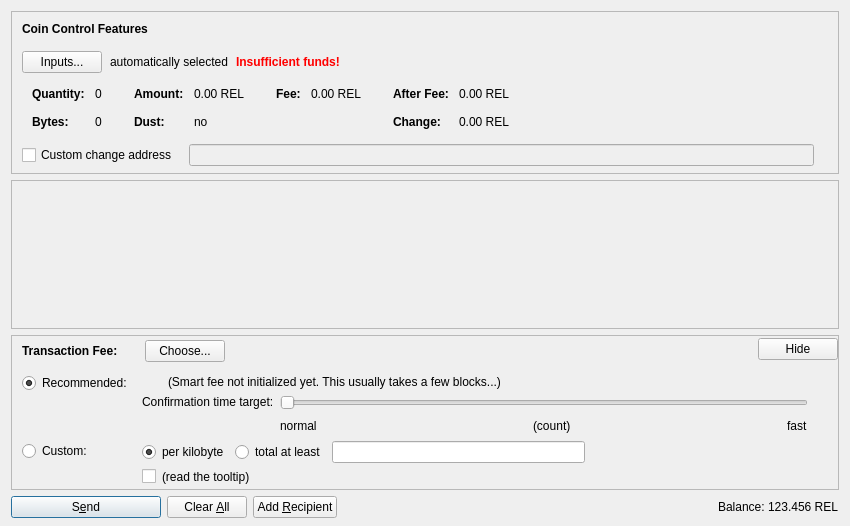
<?xml version="1.0" encoding="UTF-8"?>
<ui version="4.0">
 <class>SendCoinsDialog</class>
 <widget class="QDialog" name="SendCoinsDialog">
  <property name="geometry">
   <rect>
    <x>0</x>
    <y>0</y>
    <width>850</width>
    <height>526</height>
   </rect>
  </property>
  <property name="windowTitle">
   <string>Send Coins</string>
  </property>
  <layout class="QVBoxLayout" name="verticalLayout" stretch="0,1,0,0">
   <property name="bottomMargin">
    <number>8</number>
   </property>
   <item>
    <widget class="QFrame" name="frameCoinControl">
     <property name="sizePolicy">
      <sizepolicy hsizetype="Expanding" vsizetype="Expanding">
       <horstretch>0</horstretch>
       <verstretch>0</verstretch>
      </sizepolicy>
     </property>
     <property name="maximumSize">
      <size>
       <width>16777215</width>
       <height>16777215</height>
      </size>
     </property>
     <property name="frameShape">
      <enum>QFrame::StyledPanel</enum>
     </property>
     <property name="frameShadow">
      <enum>QFrame::Sunken</enum>
     </property>
     <layout class="QVBoxLayout" name="verticalLayoutCoinControl2">
      <property name="spacing">
       <number>0</number>
      </property>
      <property name="leftMargin">
       <number>0</number>
      </property>
      <property name="topMargin">
       <number>0</number>
      </property>
      <property name="rightMargin">
       <number>0</number>
      </property>
      <property name="bottomMargin">
       <number>6</number>
      </property>
      <item>
       <layout class="QVBoxLayout" name="verticalLayoutCoinControl" stretch="0,0,0,0,1">
        <property name="spacing">
         <number>0</number>
        </property>
        <property name="leftMargin">
         <number>10</number>
        </property>
        <property name="topMargin">
         <number>10</number>
        </property>
        <item>
         <layout class="QHBoxLayout" name="horizontalLayoutCoinControl1">
          <property name="bottomMargin">
           <number>15</number>
          </property>
          <item>
           <widget class="QLabel" name="labelCoinControlFeatures">
            <property name="sizePolicy">
             <sizepolicy hsizetype="Preferred" vsizetype="Maximum">
              <horstretch>0</horstretch>
              <verstretch>0</verstretch>
             </sizepolicy>
            </property>
            <property name="font">
             <font>
              <weight>75</weight>
              <bold>true</bold>
             </font>
            </property>
            <property name="styleSheet">
             <string notr="true">font-weight:bold;</string>
            </property>
            <property name="text">
             <string>Coin Control Features</string>
            </property>
           </widget>
          </item>
         </layout>
        </item>
        <item>
         <layout class="QHBoxLayout" name="horizontalLayoutCoinControl2" stretch="0,0,0,0">
          <property name="spacing">
           <number>8</number>
          </property>
          <property name="bottomMargin">
           <number>10</number>
          </property>
          <item>
           <widget class="QPushButton" name="pushButtonCoinControl">
            <property name="styleSheet">
             <string notr="true"/>
            </property>
            <property name="text">
             <string>Inputs...</string>
            </property>
            <property name="autoDefault">
             <bool>false</bool>
            </property>
           </widget>
          </item>
          <item>
           <widget class="QLabel" name="labelCoinControlAutomaticallySelected">
            <property name="text">
             <string>automatically selected</string>
            </property>
            <property name="margin">
             <number>5</number>
            </property>
           </widget>
          </item>
          <item>
           <widget class="QLabel" name="labelCoinControlInsuffFunds">
            <property name="font">
             <font>
              <weight>75</weight>
              <bold>true</bold>
             </font>
            </property>
            <property name="styleSheet">
             <string notr="true">color:red;font-weight:bold;</string>
            </property>
            <property name="text">
             <string>Insufficient funds!</string>
            </property>
            <property name="margin">
             <number>5</number>
            </property>
           </widget>
          </item>
          <item>
           <spacer name="horizontalSpacerCoinControl">
            <property name="orientation">
             <enum>Qt::Horizontal</enum>
            </property>
            <property name="sizeHint" stdset="0">
             <size>
              <width>40</width>
              <height>1</height>
             </size>
            </property>
           </spacer>
          </item>
         </layout>
        </item>
        <item>
         <widget class="QWidget" name="widgetCoinControl" native="true">
          <property name="sizePolicy">
           <sizepolicy hsizetype="Preferred" vsizetype="Preferred">
            <horstretch>0</horstretch>
            <verstretch>0</verstretch>
           </sizepolicy>
          </property>
          <property name="minimumSize">
           <size>
            <width>0</width>
            <height>0</height>
           </size>
          </property>
          <property name="styleSheet">
           <string notr="true"/>
          </property>
          <layout class="QHBoxLayout" name="horizontalLayoutCoinControl5">
           <property name="leftMargin">
            <number>0</number>
           </property>
           <property name="topMargin">
            <number>0</number>
           </property>
           <property name="rightMargin">
            <number>0</number>
           </property>
           <property name="bottomMargin">
            <number>0</number>
           </property>
           <item>
            <layout class="QHBoxLayout" name="horizontalLayoutCoinControl3" stretch="0,0,0,1">
             <property name="spacing">
              <number>20</number>
             </property>
             <property name="topMargin">
              <number>0</number>
             </property>
             <property name="bottomMargin">
              <number>10</number>
             </property>
             <item>
              <layout class="QFormLayout" name="formLayoutCoinControl1">
               <property name="horizontalSpacing">
                <number>10</number>
               </property>
               <property name="verticalSpacing">
                <number>14</number>
               </property>
               <property name="leftMargin">
                <number>10</number>
               </property>
               <property name="topMargin">
                <number>4</number>
               </property>
               <property name="rightMargin">
                <number>6</number>
               </property>
               <item row="0" column="0">
                <widget class="QLabel" name="labelCoinControlQuantityText">
                 <property name="font">
                  <font>
                   <weight>75</weight>
                   <bold>true</bold>
                  </font>
                 </property>
                 <property name="text">
                  <string>Quantity:</string>
                 </property>
                 <property name="margin">
                  <number>0</number>
                 </property>
                </widget>
               </item>
               <item row="0" column="1">
                <widget class="QLabel" name="labelCoinControlQuantity">
                 <property name="cursor">
                  <cursorShape>IBeamCursor</cursorShape>
                 </property>
                 <property name="contextMenuPolicy">
                  <enum>Qt::ActionsContextMenu</enum>
                 </property>
                 <property name="text">
                  <string notr="true">0</string>
                 </property>
                 <property name="margin">
                  <number>0</number>
                 </property>
                 <property name="textInteractionFlags">
                  <set>Qt::LinksAccessibleByMouse|Qt::TextSelectableByKeyboard|Qt::TextSelectableByMouse</set>
                 </property>
                </widget>
               </item>
               <item row="1" column="0">
                <widget class="QLabel" name="labelCoinControlBytesText">
                 <property name="font">
                  <font>
                   <weight>75</weight>
                   <bold>true</bold>
                  </font>
                 </property>
                 <property name="text">
                  <string>Bytes:</string>
                 </property>
                </widget>
               </item>
               <item row="1" column="1">
                <widget class="QLabel" name="labelCoinControlBytes">
                 <property name="cursor">
                  <cursorShape>IBeamCursor</cursorShape>
                 </property>
                 <property name="contextMenuPolicy">
                  <enum>Qt::ActionsContextMenu</enum>
                 </property>
                 <property name="text">
                  <string notr="true">0</string>
                 </property>
                 <property name="textInteractionFlags">
                  <set>Qt::LinksAccessibleByMouse|Qt::TextSelectableByKeyboard|Qt::TextSelectableByMouse</set>
                 </property>
                </widget>
               </item>
              </layout>
             </item>
             <item>
              <layout class="QFormLayout" name="formLayoutCoinControl2">
               <property name="horizontalSpacing">
                <number>10</number>
               </property>
               <property name="verticalSpacing">
                <number>14</number>
               </property>
               <property name="leftMargin">
                <number>6</number>
               </property>
               <property name="topMargin">
                <number>4</number>
               </property>
               <property name="rightMargin">
                <number>6</number>
               </property>
               <item row="0" column="0">
                <widget class="QLabel" name="labelCoinControlAmountText">
                 <property name="font">
                  <font>
                   <weight>75</weight>
                   <bold>true</bold>
                  </font>
                 </property>
                 <property name="text">
                  <string>Amount:</string>
                 </property>
                 <property name="margin">
                  <number>0</number>
                 </property>
                </widget>
               </item>
               <item row="0" column="1">
                <widget class="QLabel" name="labelCoinControlAmount">
                 <property name="cursor">
                  <cursorShape>IBeamCursor</cursorShape>
                 </property>
                 <property name="contextMenuPolicy">
                  <enum>Qt::ActionsContextMenu</enum>
                 </property>
                 <property name="text">
                  <string notr="true">0.00 REL</string>
                 </property>
                 <property name="textInteractionFlags">
                  <set>Qt::LinksAccessibleByMouse|Qt::TextSelectableByKeyboard|Qt::TextSelectableByMouse</set>
                 </property>
                </widget>
               </item>
               <item row="1" column="0">
                <widget class="QLabel" name="labelCoinControlLowOutputText">
                 <property name="font">
                  <font>
                   <weight>75</weight>
                   <bold>true</bold>
                  </font>
                 </property>
                 <property name="text">
                  <string>Dust:</string>
                 </property>
                </widget>
               </item>
               <item row="1" column="1">
                <widget class="QLabel" name="labelCoinControlLowOutput">
                 <property name="cursor">
                  <cursorShape>IBeamCursor</cursorShape>
                 </property>
                 <property name="contextMenuPolicy">
                  <enum>Qt::ActionsContextMenu</enum>
                 </property>
                 <property name="text">
                  <string notr="true">no</string>
                 </property>
                 <property name="textInteractionFlags">
                  <set>Qt::LinksAccessibleByMouse|Qt::TextSelectableByKeyboard|Qt::TextSelectableByMouse</set>
                 </property>
                </widget>
               </item>
              </layout>
             </item>
             <item>
              <layout class="QFormLayout" name="formLayoutCoinControl3">
               <property name="horizontalSpacing">
                <number>10</number>
               </property>
               <property name="verticalSpacing">
                <number>14</number>
               </property>
               <property name="leftMargin">
                <number>6</number>
               </property>
               <property name="topMargin">
                <number>4</number>
               </property>
               <property name="rightMargin">
                <number>6</number>
               </property>
               <item row="0" column="0">
                <widget class="QLabel" name="labelCoinControlFeeText">
                 <property name="font">
                  <font>
                   <weight>75</weight>
                   <bold>true</bold>
                  </font>
                 </property>
                 <property name="text">
                  <string>Fee:</string>
                 </property>
                 <property name="margin">
                  <number>0</number>
                 </property>
                </widget>
               </item>
               <item row="0" column="1">
                <widget class="QLabel" name="labelCoinControlFee">
                 <property name="cursor">
                  <cursorShape>IBeamCursor</cursorShape>
                 </property>
                 <property name="contextMenuPolicy">
                  <enum>Qt::ActionsContextMenu</enum>
                 </property>
                 <property name="text">
                  <string notr="true">0.00 REL</string>
                 </property>
                 <property name="textInteractionFlags">
                  <set>Qt::LinksAccessibleByMouse|Qt::TextSelectableByKeyboard|Qt::TextSelectableByMouse</set>
                 </property>
                </widget>
               </item>
              </layout>
             </item>
             <item>
              <layout class="QFormLayout" name="formLayoutCoinControl4">
               <property name="horizontalSpacing">
                <number>10</number>
               </property>
               <property name="verticalSpacing">
                <number>14</number>
               </property>
               <property name="leftMargin">
                <number>6</number>
               </property>
               <property name="topMargin">
                <number>4</number>
               </property>
               <property name="rightMargin">
                <number>6</number>
               </property>
               <item row="0" column="0">
                <widget class="QLabel" name="labelCoinControlAfterFeeText">
                 <property name="font">
                  <font>
                   <weight>75</weight>
                   <bold>true</bold>
                  </font>
                 </property>
                 <property name="text">
                  <string>After Fee:</string>
                 </property>
                 <property name="margin">
                  <number>0</number>
                 </property>
                </widget>
               </item>
               <item row="0" column="1">
                <widget class="QLabel" name="labelCoinControlAfterFee">
                 <property name="cursor">
                  <cursorShape>IBeamCursor</cursorShape>
                 </property>
                 <property name="contextMenuPolicy">
                  <enum>Qt::ActionsContextMenu</enum>
                 </property>
                 <property name="text">
                  <string notr="true">0.00 REL</string>
                 </property>
                 <property name="textInteractionFlags">
                  <set>Qt::LinksAccessibleByMouse|Qt::TextSelectableByKeyboard|Qt::TextSelectableByMouse</set>
                 </property>
                </widget>
               </item>
               <item row="1" column="0">
                <widget class="QLabel" name="labelCoinControlChangeText">
                 <property name="font">
                  <font>
                   <weight>75</weight>
                   <bold>true</bold>
                  </font>
                 </property>
                 <property name="text">
                  <string>Change:</string>
                 </property>
                </widget>
               </item>
               <item row="1" column="1">
                <widget class="QLabel" name="labelCoinControlChange">
                 <property name="cursor">
                  <cursorShape>IBeamCursor</cursorShape>
                 </property>
                 <property name="contextMenuPolicy">
                  <enum>Qt::ActionsContextMenu</enum>
                 </property>
                 <property name="text">
                  <string notr="true">0.00 REL</string>
                 </property>
                 <property name="textInteractionFlags">
                  <set>Qt::LinksAccessibleByMouse|Qt::TextSelectableByKeyboard|Qt::TextSelectableByMouse</set>
                 </property>
                </widget>
               </item>
              </layout>
             </item>
            </layout>
           </item>
          </layout>
         </widget>
        </item>
        <item>
         <layout class="QHBoxLayout" name="horizontalLayoutCoinControl4" stretch="0,0,0">
          <property name="spacing">
           <number>12</number>
          </property>
          <property name="sizeConstraint">
           <enum>QLayout::SetDefaultConstraint</enum>
          </property>
          <property name="topMargin">
           <number>5</number>
          </property>
          <property name="rightMargin">
           <number>5</number>
          </property>
          <item>
           <widget class="QCheckBox" name="checkBoxCoinControlChange">
            <property name="toolTip">
             <string>If this is activated, but the change address is empty or invalid, change will be sent to a newly generated address.</string>
            </property>
            <property name="text">
             <string>Custom change address</string>
            </property>
           </widget>
          </item>
          <item>
           <widget class="QValidatedLineEdit" name="lineEditCoinControlChange">
            <property name="enabled">
             <bool>false</bool>
            </property>
            <property name="sizePolicy">
             <sizepolicy hsizetype="Expanding" vsizetype="Fixed">
              <horstretch>0</horstretch>
              <verstretch>0</verstretch>
             </sizepolicy>
            </property>
           </widget>
          </item>
          <item>
           <widget class="QLabel" name="labelCoinControlChangeLabel">
            <property name="sizePolicy">
             <sizepolicy hsizetype="Preferred" vsizetype="Expanding">
              <horstretch>0</horstretch>
              <verstretch>0</verstretch>
             </sizepolicy>
            </property>
            <property name="minimumSize">
             <size>
              <width>0</width>
              <height>0</height>
             </size>
            </property>
            <property name="text">
             <string/>
            </property>
            <property name="margin">
             <number>3</number>
            </property>
           </widget>
          </item>
         </layout>
        </item>
        <item>
         <spacer name="verticalSpacerCoinControl">
          <property name="orientation">
           <enum>Qt::Vertical</enum>
          </property>
          <property name="sizeHint" stdset="0">
           <size>
            <width>800</width>
            <height>1</height>
           </size>
          </property>
         </spacer>
        </item>
       </layout>
      </item>
     </layout>
    </widget>
   </item>
   <item>
    <widget class="QScrollArea" name="scrollArea">
     <property name="widgetResizable">
      <bool>true</bool>
     </property>
     <widget class="QWidget" name="scrollAreaWidgetContents">
      <property name="geometry">
       <rect>
        <x>0</x>
        <y>0</y>
        <width>830</width>
        <height>104</height>
       </rect>
      </property>
      <layout class="QVBoxLayout" name="verticalLayout_2" stretch="0,1">
       <property name="leftMargin">
        <number>0</number>
       </property>
       <property name="topMargin">
        <number>0</number>
       </property>
       <property name="rightMargin">
        <number>0</number>
       </property>
       <property name="bottomMargin">
        <number>0</number>
       </property>
       <item>
        <layout class="QVBoxLayout" name="entries">
         <property name="spacing">
          <number>6</number>
         </property>
        </layout>
       </item>
       <item>
        <spacer name="verticalSpacer">
         <property name="orientation">
          <enum>Qt::Vertical</enum>
         </property>
         <property name="sizeHint" stdset="0">
          <size>
           <width>20</width>
           <height>40</height>
          </size>
         </property>
        </spacer>
       </item>
      </layout>
     </widget>
    </widget>
   </item>
   <item>
    <widget class="QFrame" name="frameFee">
     <property name="sizePolicy">
      <sizepolicy hsizetype="Expanding" vsizetype="Expanding">
       <horstretch>0</horstretch>
       <verstretch>0</verstretch>
      </sizepolicy>
     </property>
     <property name="maximumSize">
      <size>
       <width>16777215</width>
       <height>16777215</height>
      </size>
     </property>
     <property name="frameShape">
      <enum>QFrame::StyledPanel</enum>
     </property>
     <property name="frameShadow">
      <enum>QFrame::Sunken</enum>
     </property>
     <layout class="QVBoxLayout" name="verticalLayoutFee1">
      <property name="spacing">
       <number>0</number>
      </property>
      <property name="leftMargin">
       <number>0</number>
      </property>
      <property name="topMargin">
       <number>0</number>
      </property>
      <property name="rightMargin">
       <number>0</number>
      </property>
      <property name="bottomMargin">
       <number>0</number>
      </property>
      <item>
       <layout class="QVBoxLayout" name="verticalLayoutFee2" stretch="0,0,0">
        <property name="spacing">
         <number>0</number>
        </property>
        <property name="leftMargin">
         <number>10</number>
        </property>
        <property name="topMargin">
         <number>0</number>
        </property>
        <item>
         <layout class="QHBoxLayout" name="horizontalLayoutFee1">
          <property name="bottomMargin">
           <number>0</number>
          </property>
          <item>
           <layout class="QVBoxLayout" name="verticalLayoutFee7">
            <property name="spacing">
             <number>0</number>
            </property>
            <item>
             <spacer name="verticalSpacerSmartFee">
              <property name="orientation">
               <enum>Qt::Vertical</enum>
              </property>
              <property name="sizeType">
               <enum>QSizePolicy::Fixed</enum>
              </property>
              <property name="sizeHint" stdset="0">
               <size>
                <width>1</width>
                <height>4</height>
               </size>
              </property>
             </spacer>
            </item>
            <item>
             <layout class="QHBoxLayout" name="horizontalLayoutSmartFee">
              <property name="spacing">
               <number>10</number>
              </property>
              <item>
               <widget class="QLabel" name="labelFeeHeadline">
                <property name="sizePolicy">
                 <sizepolicy hsizetype="Preferred" vsizetype="Maximum">
                  <horstretch>0</horstretch>
                  <verstretch>0</verstretch>
                 </sizepolicy>
                </property>
                <property name="font">
                 <font>
                  <weight>75</weight>
                  <bold>true</bold>
                 </font>
                </property>
                <property name="styleSheet">
                 <string notr="true">font-weight:bold;</string>
                </property>
                <property name="text">
                 <string>Transaction Fee:</string>
                </property>
               </widget>
              </item>
              <item>
               <widget class="QLabel" name="labelFeeMinimized">
                <property name="text">
                 <string/>
                </property>
               </widget>
              </item>
              <item>
               <widget class="QPushButton" name="buttonChooseFee">
                <property name="text">
                 <string>Choose...</string>
                </property>
               </widget>
              </item>
             </layout>
            </item>
            <item>
             <spacer name="verticalSpacer_5">
              <property name="orientation">
               <enum>Qt::Vertical</enum>
              </property>
              <property name="sizeHint" stdset="0">
               <size>
                <width>1</width>
                <height>1</height>
               </size>
              </property>
             </spacer>
            </item>
           </layout>
          </item>
          <item>
           <spacer name="horizontalSpacer_4">
            <property name="orientation">
             <enum>Qt::Horizontal</enum>
            </property>
            <property name="sizeHint" stdset="0">
             <size>
              <width>40</width>
              <height>20</height>
             </size>
            </property>
           </spacer>
          </item>
          <item>
           <widget class="QPushButton" name="buttonMinimizeFee">
            <property name="toolTip">
             <string>collapse fee-settings</string>
            </property>
            <property name="text">
             <string>Hide</string>
            </property>
           </widget>
          </item>
         </layout>
        </item>
        <item>
         <widget class="QFrame" name="frameFeeSelection">
          <layout class="QVBoxLayout" name="verticalLayoutFee12">
           <property name="spacing">
            <number>0</number>
           </property>
           <property name="leftMargin">
            <number>0</number>
           </property>
           <property name="topMargin">
            <number>0</number>
           </property>
           <property name="rightMargin">
            <number>0</number>
           </property>
           <property name="bottomMargin">
            <number>0</number>
           </property>
           <item>
            <layout class="QGridLayout" name="gridLayoutFee">
             <property name="topMargin">
              <number>10</number>
             </property>
             <property name="bottomMargin">
              <number>4</number>
             </property>
             <property name="horizontalSpacing">
              <number>10</number>
             </property>
             <property name="verticalSpacing">
              <number>4</number>
             </property>
             <item row="1" column="1">
              <layout class="QVBoxLayout" name="verticalLayoutFee8">
               <property name="spacing">
                <number>6</number>
               </property>
               <item>
                <layout class="QHBoxLayout" name="horizontalLayoutFee13">
                 <item>
                  <widget class="QRadioButton" name="radioCustomPerKilobyte">
                   <property name="toolTip">
                    <string>If the custom fee is set to 1000 satoshis and the transaction is only 250 bytes, then &quot;per kilobyte&quot; only pays 250 satoshis in fee, while &quot;total at least&quot; pays 1000 satoshis. For transactions bigger than a kilobyte both pay by kilobyte.</string>
                   </property>
                   <property name="text">
                    <string>per kilobyte</string>
                   </property>
                   <property name="checked">
                    <bool>true</bool>
                   </property>
                   <attribute name="buttonGroup">
                    <string notr="true">groupCustomFee</string>
                   </attribute>
                  </widget>
                 </item>
                 <item>
                  <widget class="QRadioButton" name="radioCustomAtLeast">
                   <property name="toolTip">
                    <string>If the custom fee is set to 1000 satoshis and the transaction is only 250 bytes, then &quot;per kilobyte&quot; only pays 250 satoshis in fee, while &quot;total at least&quot; pays 1000 satoshis. For transactions bigger than a kilobyte both pay by kilobyte.</string>
                   </property>
                   <property name="text">
                    <string>total at least</string>
                   </property>
                   <attribute name="buttonGroup">
                    <string notr="true">groupCustomFee</string>
                   </attribute>
                  </widget>
                 </item>
                 <item>
                  <widget class="BitcoinAmountField" name="customFee"/>
                 </item>
                 <item>
                  <spacer name="horizontalSpacer_6">
                   <property name="orientation">
                    <enum>Qt::Horizontal</enum>
                   </property>
                   <property name="sizeHint" stdset="0">
                    <size>
                     <width>1</width>
                     <height>1</height>
                    </size>
                   </property>
                  </spacer>
                 </item>
                </layout>
               </item>
               <item>
                <layout class="QHBoxLayout" name="horizontalLayoutFee8">
                 <item>
                  <widget class="QCheckBox" name="checkBoxMinimumFee">
                   <property name="toolTip">
                    <string>Paying only the minimum fee is just fine as long as there is less transaction volume than space in the blocks. But be aware that this can end up in a never confirming transaction once there is more demand for bitcoin transactions than the network can process.</string>
                   </property>
                   <property name="text">
                    <string/>
                   </property>
                  </widget>
                 </item>
                 <item>
                  <widget class="QLabel" name="labelMinFeeWarning">
                   <property name="enabled">
                    <bool>true</bool>
                   </property>
                   <property name="toolTip">
                    <string>Paying only the minimum fee is just fine as long as there is less transaction volume than space in the blocks. But be aware that this can end up in a never confirming transaction once there is more demand for bitcoin transactions than the network can process.</string>
                   </property>
                   <property name="text">
                    <string>(read the tooltip)</string>
                   </property>
                   <property name="margin">
                    <number>5</number>
                   </property>
                  </widget>
                 </item>
                 <item>
                  <spacer name="horizontalSpacer_2">
                   <property name="orientation">
                    <enum>Qt::Horizontal</enum>
                   </property>
                   <property name="sizeHint" stdset="0">
                    <size>
                     <width>1</width>
                     <height>1</height>
                    </size>
                   </property>
                  </spacer>
                 </item>
                </layout>
               </item>
              </layout>
             </item>
             <item row="0" column="0">
              <layout class="QVBoxLayout" name="verticalLayoutFee4" stretch="0,1">
               <item>
                <widget class="QRadioButton" name="radioSmartFee">
                 <property name="text">
                  <string>Recommended:</string>
                 </property>
                 <property name="checked">
                  <bool>true</bool>
                 </property>
                 <attribute name="buttonGroup">
                  <string notr="true">groupFee</string>
                 </attribute>
                </widget>
               </item>
               <item>
                <spacer name="verticalSpacer_2">
                 <property name="orientation">
                  <enum>Qt::Vertical</enum>
                 </property>
                 <property name="sizeHint" stdset="0">
                  <size>
                   <width>1</width>
                   <height>1</height>
                  </size>
                 </property>
                </spacer>
               </item>
              </layout>
             </item>
             <item row="1" column="0">
              <layout class="QVBoxLayout" name="verticalLayoutFee9" stretch="0,1">
               <item>
                <widget class="QRadioButton" name="radioCustomFee">
                 <property name="text">
                  <string>Custom:</string>
                 </property>
                 <attribute name="buttonGroup">
                  <string notr="true">groupFee</string>
                 </attribute>
                </widget>
               </item>
               <item>
                <spacer name="verticalSpacer_6">
                 <property name="orientation">
                  <enum>Qt::Vertical</enum>
                 </property>
                 <property name="sizeHint" stdset="0">
                  <size>
                   <width>1</width>
                   <height>1</height>
                  </size>
                 </property>
                </spacer>
               </item>
              </layout>
             </item>
             <item row="0" column="1">
              <layout class="QVBoxLayout" name="verticalLayoutFee3" stretch="0,0,1">
               <property name="spacing">
                <number>6</number>
               </property>
               <property name="topMargin">
                <number>2</number>
               </property>
               <item>
                <layout class="QHBoxLayout" name="horizontalLayoutFee12">
                 <item>
                  <widget class="QLabel" name="labelSmartFee">
                   <property name="text">
                    <string/>
                   </property>
                   <property name="margin">
                    <number>2</number>
                   </property>
                  </widget>
                 </item>
                 <item>
                  <widget class="QLabel" name="labelFeeEstimation">
                   <property name="text">
                    <string/>
                   </property>
                  </widget>
                 </item>
                 <item>
                  <widget class="QLabel" name="labelSmartFee2">
                   <property name="text">
                    <string>(Smart fee not initialized yet. This usually takes a few blocks...)</string>
                   </property>
                   <property name="margin">
                    <number>2</number>
                   </property>
                  </widget>
                 </item>
                 <item>
                  <spacer name="horizontalSpacer_5">
                   <property name="orientation">
                    <enum>Qt::Horizontal</enum>
                   </property>
                   <property name="sizeHint" stdset="0">
                    <size>
                     <width>1</width>
                     <height>1</height>
                    </size>
                   </property>
                  </spacer>
                 </item>
                </layout>
               </item>
               <item>
                <layout class="QHBoxLayout" name="horizontalLayoutFee9">
                 <item>
                  <layout class="QVBoxLayout" name="verticalLayoutFee6">
                   <item>
                    <widget class="QLabel" name="labelSmartFee3">
                     <property name="text">
                      <string>Confirmation time target:</string>
                     </property>
                     <property name="margin">
                      <number>2</number>
                     </property>
                    </widget>
                   </item>
                   <item>
                    <spacer name="verticalSpacer_3">
                     <property name="orientation">
                      <enum>Qt::Vertical</enum>
                     </property>
                     <property name="sizeHint" stdset="0">
                      <size>
                       <width>1</width>
                       <height>1</height>
                      </size>
                     </property>
                    </spacer>
                   </item>
                  </layout>
                 </item>
                 <item>
                  <layout class="QVBoxLayout" name="verticalLayoutFee5">
                   <property name="rightMargin">
                    <number>30</number>
                   </property>
                   <item>
                    <widget class="QSlider" name="sliderSmartFee">
                     <property name="minimum">
                      <number>0</number>
                     </property>
                     <property name="maximum">
                      <number>23</number>
                     </property>
                     <property name="pageStep">
                      <number>1</number>
                     </property>
                     <property name="value">
                      <number>0</number>
                     </property>
                     <property name="orientation">
                      <enum>Qt::Horizontal</enum>
                     </property>
                     <property name="invertedAppearance">
                      <bool>false</bool>
                     </property>
                     <property name="invertedControls">
                      <bool>false</bool>
                     </property>
                     <property name="tickPosition">
                      <enum>QSlider::NoTicks</enum>
                     </property>
                    </widget>
                   </item>
                   <item>
                    <layout class="QHBoxLayout" name="horizontalLayoutFee10">
                     <item>
                      <widget class="QLabel" name="labelSmartFeeNormal">
                       <property name="text">
                        <string>normal</string>
                       </property>
                      </widget>
                     </item>
                     <item>
                      <spacer name="horizontalSpacer_7">
                       <property name="orientation">
                        <enum>Qt::Horizontal</enum>
                       </property>
                       <property name="sizeHint" stdset="0">
                        <size>
                         <width>40</width>
                         <height>20</height>
                        </size>
                       </property>
                      </spacer>
                     </item>
                     <item>
                      <widget class="QLabel" name="confirmationTargetLabel">
                       <property name="text">
                        <string notr="true">(count)</string>
                       </property>
                      </widget>
                     </item>
                     <item>
                      <spacer name="horizontalSpacer_3">
                       <property name="orientation">
                        <enum>Qt::Horizontal</enum>
                       </property>
                       <property name="sizeHint" stdset="0">
                        <size>
                         <width>40</width>
                         <height>20</height>
                        </size>
                       </property>
                      </spacer>
                     </item>
                     <item>
                      <widget class="QLabel" name="labelSmartFeeFast">
                       <property name="text">
                        <string>fast</string>
                       </property>
                      </widget>
                     </item>
                    </layout>
                   </item>
                  </layout>
                 </item>
                </layout>
               </item>
               <item>
                <spacer name="verticalSpacer_4">
                 <property name="orientation">
                  <enum>Qt::Vertical</enum>
                 </property>
                 <property name="sizeHint" stdset="0">
                  <size>
                   <width>1</width>
                   <height>1</height>
                  </size>
                 </property>
                </spacer>
               </item>
              </layout>
             </item>
            </layout>
           </item>
          </layout>
         </widget>
        </item>
        <item>
         <spacer name="verticalSpacerFee">
          <property name="orientation">
           <enum>Qt::Vertical</enum>
          </property>
          <property name="sizeHint" stdset="0">
           <size>
            <width>800</width>
            <height>1</height>
           </size>
          </property>
         </spacer>
        </item>
       </layout>
      </item>
     </layout>
    </widget>
   </item>
   <item>
    <layout class="QHBoxLayout" name="horizontalLayout">
     <item>
      <widget class="QPushButton" name="sendButton">
       <property name="minimumSize">
        <size>
         <width>150</width>
         <height>0</height>
        </size>
       </property>
       <property name="toolTip">
        <string>Confirm the send action</string>
       </property>
       <property name="text">
        <string>S&amp;end</string>
       </property>
       <property name="icon">
        <iconset resource="../bitcoin.qrc">
         <normaloff>:/icons/send</normaloff>:/icons/send</iconset>
       </property>
       <property name="autoDefault">
        <bool>false</bool>
       </property>
       <property name="default">
        <bool>true</bool>
       </property>
      </widget>
     </item>
     <item>
      <widget class="QPushButton" name="clearButton">
       <property name="sizePolicy">
        <sizepolicy hsizetype="Minimum" vsizetype="Fixed">
         <horstretch>0</horstretch>
         <verstretch>0</verstretch>
        </sizepolicy>
       </property>
       <property name="toolTip">
        <string>Clear all fields of the form.</string>
       </property>
       <property name="text">
        <string>Clear &amp;All</string>
       </property>
       <property name="icon">
        <iconset resource="../bitcoin.qrc">
         <normaloff>:/icons/remove</normaloff>:/icons/remove</iconset>
       </property>
       <property name="autoDefault">
        <bool>false</bool>
       </property>
      </widget>
     </item>
     <item>
      <widget class="QPushButton" name="addButton">
       <property name="toolTip">
        <string>Send to multiple recipients at once</string>
       </property>
       <property name="text">
        <string>Add &amp;Recipient</string>
       </property>
       <property name="icon">
        <iconset resource="../bitcoin.qrc">
         <normaloff>:/icons/add</normaloff>:/icons/add</iconset>
       </property>
       <property name="autoDefault">
        <bool>false</bool>
       </property>
      </widget>
     </item>
     <item>
      <spacer name="horizontalSpacer">
       <property name="orientation">
        <enum>Qt::Horizontal</enum>
       </property>
       <property name="sizeHint" stdset="0">
        <size>
         <width>40</width>
         <height>20</height>
        </size>
       </property>
      </spacer>
     </item>
     <item>
      <layout class="QHBoxLayout" name="horizontalLayout_2">
       <property name="spacing">
        <number>3</number>
       </property>
       <item>
        <widget class="QLabel" name="label">
         <property name="sizePolicy">
          <sizepolicy hsizetype="Preferred" vsizetype="Fixed">
           <horstretch>0</horstretch>
           <verstretch>0</verstretch>
          </sizepolicy>
         </property>
         <property name="text">
          <string>Balance:</string>
         </property>
        </widget>
       </item>
       <item>
        <widget class="QLabel" name="labelBalance">
         <property name="sizePolicy">
          <sizepolicy hsizetype="Preferred" vsizetype="Fixed">
           <horstretch>0</horstretch>
           <verstretch>0</verstretch>
          </sizepolicy>
         </property>
         <property name="cursor">
          <cursorShape>IBeamCursor</cursorShape>
         </property>
         <property name="text">
          <string notr="true">123.456 REL</string>
         </property>
         <property name="textInteractionFlags">
          <set>Qt::LinksAccessibleByMouse|Qt::TextSelectableByKeyboard|Qt::TextSelectableByMouse</set>
         </property>
        </widget>
       </item>
      </layout>
     </item>
    </layout>
   </item>
  </layout>
 </widget>
 <customwidgets>
  <customwidget>
   <class>QValidatedLineEdit</class>
   <extends>QLineEdit</extends>
   <header>qvalidatedlineedit.h</header>
  </customwidget>
  <customwidget>
   <class>BitcoinAmountField</class>
   <extends>QLineEdit</extends>
   <header>bitcoinamountfield.h</header>
   <container>1</container>
  </customwidget>
 </customwidgets>
 <resources>
  <include location="../bitcoin.qrc"/>
 </resources>
 <connections/>
 <buttongroups>
  <buttongroup name="groupFee"/>
  <buttongroup name="groupCustomFee"/>
 </buttongroups>
</ui>
